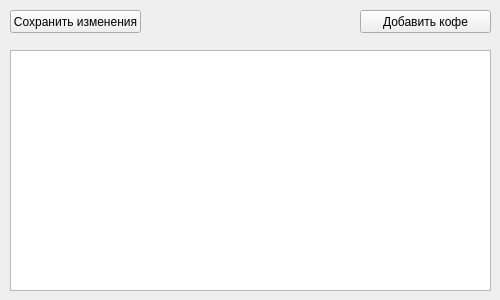
<?xml version="1.0" encoding="UTF-8"?>
<ui version="4.0">
 <class>Form</class>
 <widget class="QWidget" name="Form">
  <property name="geometry">
   <rect>
    <x>0</x>
    <y>0</y>
    <width>500</width>
    <height>300</height>
   </rect>
  </property>
  <property name="windowTitle">
   <string>Form</string>
  </property>
  <widget class="QPushButton" name="pushButton">
   <property name="geometry">
    <rect>
     <x>10</x>
     <y>10</y>
     <width>131</width>
     <height>23</height>
    </rect>
   </property>
   <property name="text">
    <string>Сохранить изменения</string>
   </property>
  </widget>
  <widget class="QPushButton" name="pushButton_2">
   <property name="geometry">
    <rect>
     <x>360</x>
     <y>10</y>
     <width>131</width>
     <height>23</height>
    </rect>
   </property>
   <property name="text">
    <string>Добавить кофе</string>
   </property>
  </widget>
  <widget class="QTableWidget" name="tableWidget">
   <property name="geometry">
    <rect>
     <x>10</x>
     <y>50</y>
     <width>481</width>
     <height>241</height>
    </rect>
   </property>
  </widget>
 </widget>
 <resources/>
 <connections/>
</ui>
